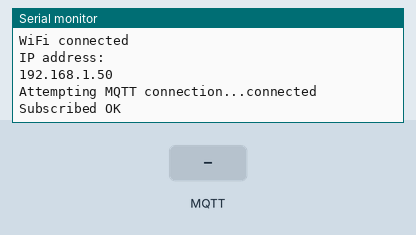
Bench run of a sketch on a simulated ESP32. On the bench: the last lines printed to the serial monitor. Inputs (shaded band) come from the test bench. WiFi joins after 1.5 s; servers stay silent unless stated; random numbers use the default seed unless the sketch sets one; no MQTT or app messages arrive unless stated.

Above: at 2.7 s.
2.8 s: MQTT message "1" arrives on the first subscribed topic
At 4.2 s:
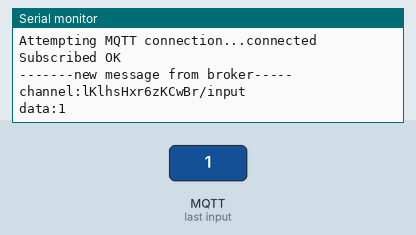
4.5 s: MQTT message "on" arrives on the first subscribed topic
At 5.6 s:
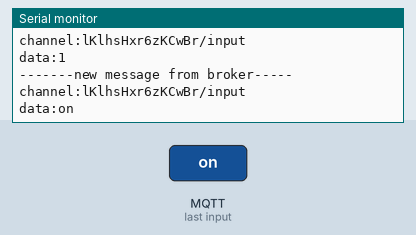
6.0 s: MQTT message "off" arrives on the first subscribed topic
At 6.9 s:
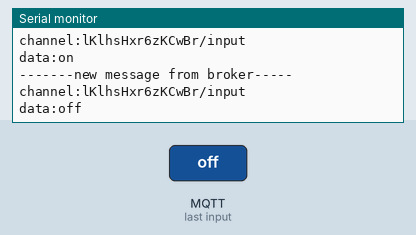

Measured:
- after the input at 2.8 s, the serial monitor: prints a new line after 0.27 s (image 1)
- after the input at 4.5 s, the serial monitor: prints a new line after 0.07 s (image 2)
- after the input at 6.0 s, the serial monitor: prints a new line after 0.07 s (image 3)

The sketch:

ESP32.ino
```cpp
#include <WiFi.h>
#include <PubSubClient.h>

char msg[25]="";
long count =0;
char temperatura[6]="";
char air[6]="";
char humedad[6]="";

//*********  WIFI CONFIG ***********
char* ssid = "Claro_TORRES0014683573";
char* password = "ITSMEN55604582387457";

//**********  MQTT CONFIG ************
const char* mqtt_server = "ioticos.org";
#define mqtt_port 1883
#define MQTT_USER "o6kn8eIMmK53Yxt"
#define MQTT_PASSWORD "31823SKRAXgFxf5"
#define ROOT_TOPIC_SUBSCRIBE "lKlhsHxr6zKCwBr/input"
#define ROOT_TOPIC_PUBLISH_TEMP "lKlhsHxr6zKCwBr/temperatura"
#define ROOT_TOPIC_PUBLISH_AIR "lKlhsHxr6zKCwBr/Calidad_aire"
#define ROOT_TOPIC_PUBLISH "lKlhsHxr6zKCwBr/humedad"

WiFiClient wifiClient;

PubSubClient client(wifiClient);

//******* SETUP WIFI *****************
void setup_wifi() {
    delay(10);
    // We start by connecting to a WiFi network
    Serial.println();
    Serial.print("Connecting to ");
    Serial.println(ssid);
    WiFi.begin(ssid, password);
    while (WiFi.status() != WL_CONNECTED) {
      delay(500);
      Serial.print(".");
    }
    randomSeed(micros());
    Serial.println("");
    Serial.println("WiFi connected");
    Serial.println("IP address: ");
    Serial.println(WiFi.localIP());
}

void reconnect() {
  // Loop until we're reconnected
  while (!client.connected()) {
    Serial.print("Attempting MQTT connection...");
    // Create a random client ID
    String clientId = "Client";
    clientId += String(random(0xffff),HEX);
    // try to reconect
    if (client.connect(clientId.c_str(),MQTT_USER,MQTT_PASSWORD)) {
      Serial.println("connected");
    if(client.subscribe(ROOT_TOPIC_SUBSCRIBE)){
      Serial.println("Subscribed OK");
      }else{
        Serial.println("failed subscription");
        }
    } else {
      Serial.print("failed, rc=");
      Serial.print(client.state());
      Serial.println(" try again in 5 seconds");
      // Wait 5 seconds before retrying
      delay(5000);
    }
  }
}

// ***** CALLBACK *****
void callback(char* topic, byte *payload, unsigned int length) {
    Serial.println("-------new message from broker-----");
    Serial.print("channel:");
    Serial.println(topic);
    Serial.print("data:");
    Serial.write(payload, length);
    Serial.println();
}
/*
void publishSerialData(char *serialData){
  if (!client.connected()) {
    reconnect();
  }
  client.publish(MQTT_SERIAL_PUBLISH_CH, serialData);
*/
void setup() {
  Serial.begin(115200);
  Serial.setTimeout(500);// Set time out for
  setup_wifi();
  client.setServer(mqtt_server, mqtt_port);
  client.setCallback(callback);
}


void loop() {
  if (!client.connected()) {
    reconnect();
  }
   if(client.connected()){
      float a=random(4000,6000);
      a=a/100;
     String sensor_hum= String(a,2);
    //Serial.println(sensor_hum);
    sensor_hum.toCharArray(humedad,6);
    client.publish(ROOT_TOPIC_PUBLISH,humedad);
    //Serial.println(sensor_hum);

   delay(500);
    float b =random(1200,2300);
    b=b/100;
    String sensor_temp= String(b,2);
    sensor_temp.toCharArray(temperatura,6);
    client.publish(ROOT_TOPIC_PUBLISH_TEMP,temperatura);
    delay(500);

    float c=random(0,5000);
    c=c/100;
    String sensor_air= String(c,2);
    sensor_air.toCharArray(air,6);
    client.publish(ROOT_TOPIC_PUBLISH_AIR,air);
    delay(500);
    }
   client.loop();
   }
```
